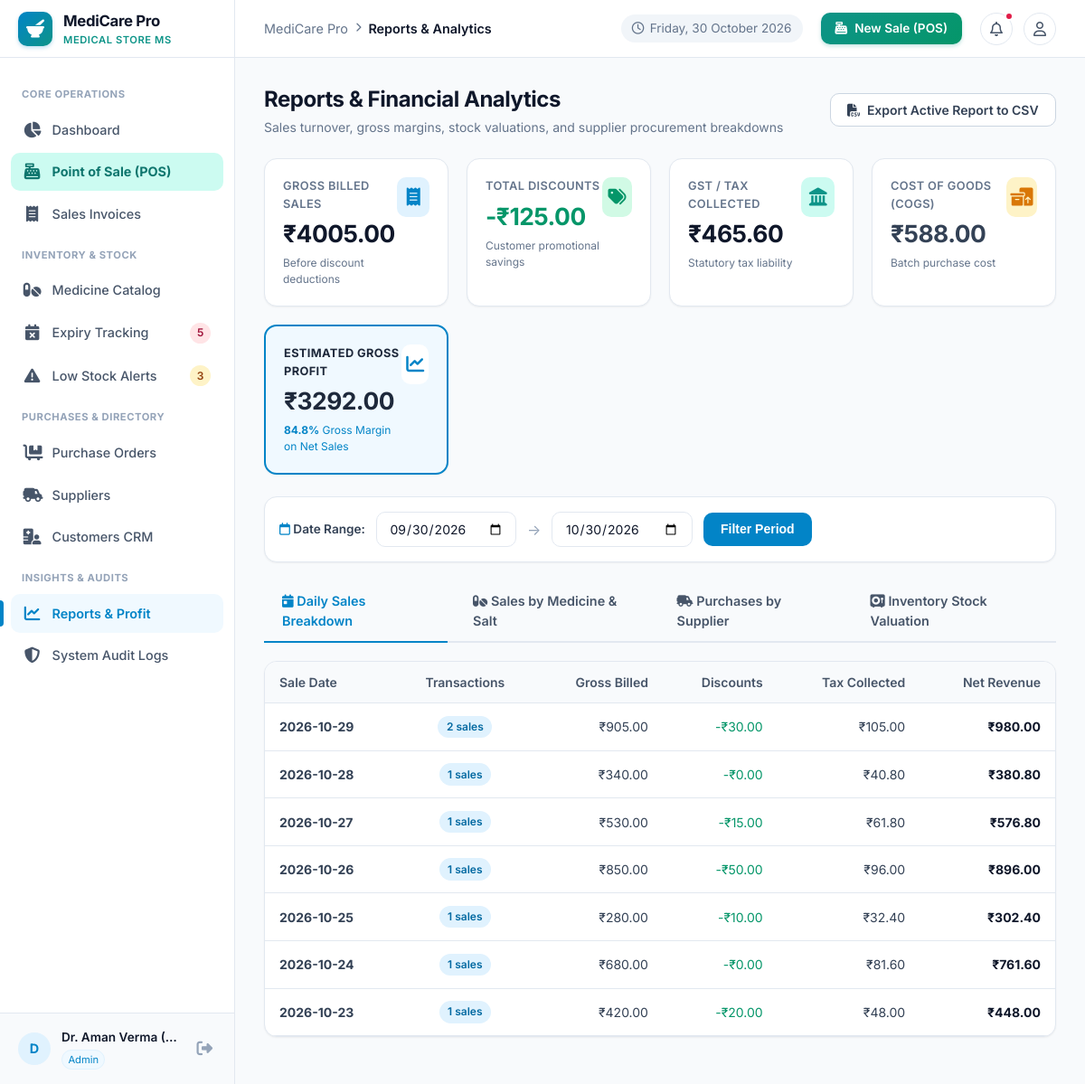
/reports/ (signed in), run on the app's committed database.
### tables this page shows
CREATE TABLE sales (
    id INTEGER PRIMARY KEY AUTOINCREMENT,
    invoice_number TEXT UNIQUE NOT NULL,
    customer_id INTEGER REFERENCES customers(id),
    customer_name TEXT,
    customer_phone TEXT,
    sale_date DATE NOT NULL,
    subtotal REAL NOT NULL DEFAULT 0.0,
    discount REAL NOT NULL DEFAULT 0.0,
    tax REAL NOT NULL DEFAULT 0.0,
    grand_total REAL NOT NULL DEFAULT 0.0,
    payment_method TEXT NOT NULL CHECK(payment_method IN ('Cash', 'UPI', 'Card')) DEFAULT 'Cash',
    amount_paid REAL NOT NULL DEFAULT 0.0,
    change_due REAL NOT NULL DEFAULT 0.0,
    notes TEXT,
    created_by INTEGER REFERENCES users(id),
    created_at TIMESTAMP DEFAULT CURRENT_TIMESTAMP
);

### routes/reports.py (the view, shortened to what this page needs)
@reports_bp.route('/')
@login_required
def index():
    report_type = request.args.get('type', 'sales') # 'sales', 'medicines', 'purchases', 'valuation', 'profit'
    date_from = request.args.get('date_from', (date.today() - timedelta(days=30)).isoformat())
    date_to = request.args.get('date_to', date.today().isoformat())
    sales_kpi = query_db(
        """SELECT COUNT(id) as total_tx,
                  COALESCE(SUM(subtotal), 0.0) as gross_sales,
                  COALESCE(SUM(discount), 0.0) as total_discount,
                  COALESCE(SUM(tax), 0.0) as total_tax,
                  COALESCE(SUM(grand_total), 0.0) as net_sales
           FROM sales
           WHERE sale_date >= ? AND sale_date <= ?""",
        (date_from, date_to), one=True
    )
    cogs_res = query_db(
        """SELECT COALESCE(SUM(si.quantity * mb.purchase_price), 0.0) as cogs
           FROM sale_items si
           JOIN sales s ON si.sale_id = s.id
           JOIN medicine_batches mb ON si.batch_id = mb.id
           WHERE s.sale_date >= ? AND s.sale_date <= ?""",
        (date_from, date_to), one=True
    )
    cogs = cogs_res['cogs'] if cogs_res else 0.0
    gross_sales = sales_kpi['gross_sales']
    discounts = sales_kpi['total_discount']
    taxes = sales_kpi['total_tax']
    net_revenue_before_tax = max(0.0, gross_sales - discounts)
    estimated_gross_profit = net_revenue_before_tax - cogs
    gross_margin_pct = (estimated_gross_profit / net_revenue_before_tax * 100) if net_revenue_before_tax > 0 else 0.0
    kpi = {
        'total_tx': sales_kpi['total_tx'],
        'gross_sales': round(gross_sales, 2),
        'total_discount': round(discounts, 2),
        'total_tax': round(taxes, 2),
        'net_sales': round(sales_kpi['net_sales'], 2),
        'cogs': round(cogs, 2),
        'estimated_gross_profit': round(estimated_gross_profit, 2),
        'gross_margin_pct': round(gross_margin_pct, 1)
    }
    report_data = []
    if report_type == 'sales':
        report_data = query_db(
            """SELECT sale_date,
                      COUNT(id) as tx_count,
                      SUM(subtotal) as day_gross,
                      SUM(discount) as day_discount,
                      SUM(tax) as day_tax,
                      SUM(grand_total) as day_net
               FROM sales
               WHERE sale_date >= ? AND sale_date <= ?
               GROUP BY sale_date
               ORDER BY sale_date DESC""",
            (date_from, date_to)
        )
    stock_totals = query_db(
        """SELECT COALESCE(SUM(quantity), 0) as total_items,
                  COALESCE(SUM(quantity * purchase_price), 0.0) as total_cost_valuation,
                  COALESCE(SUM(quantity * selling_price), 0.0) as total_retail_valuation
           FROM medicine_batches WHERE quantity > 0""",
        one=True
    )
    return render_template(
        'reports/index.html',
        report_type=report_type,
        date_from=date_from,
        date_to=date_to,
        kpi=kpi,
        report_data=report_data,
        stock_totals=stock_totals
    )

### database.py (called while the page is built)
def get_db():
    try:
        if 'db' not in g or g.db is None:
            db_path = current_app.config.get('DATABASE_PATH', Config.DATABASE_PATH)
            g.db = sqlite3.connect(db_path)
            g.db.row_factory = sqlite3.Row
            g.db.execute("PRAGMA foreign_keys = ON;")
        return g.db
    except (RuntimeError, AttributeError):
        conn = sqlite3.connect(Config.DATABASE_PATH)
        conn.row_factory = sqlite3.Row
        conn.execute("PRAGMA foreign_keys = ON;")
        return conn

def query_db(query, args=(), one=False):
    db = get_db()
    cur = db.execute(query, args)
    rv = cur.fetchall()
    cur.close()
    return (rv[0] if rv else None) if one else rv

### routes/auth.py (called while the page is built)
def login_required(view):
    @wraps(view)
    def wrapped_view(**kwargs):
        if 'user_id' not in session:
            flash("Please sign in to access this page.", "warning")
            return redirect(url_for('auth.login', next=request.path))
        return view(**kwargs)
    return wrapped_view

### templates/reports/index.html (shortened to what this page needs)
{% extends 'base.html' %}
{% block breadcrumb %}Reports &amp; Analytics{% endblock %}
{% block content %}
<div class="page-header">
  <div class="page-title-box">
    <h1>Reports &amp; Financial Analytics</h1>
    <p class="page-subtitle">Sales turnover, gross margins, stock valuations, and supplier procurement breakdowns</p>
  </div>
  <div class="page-actions">
    <a href="{{ url_for('reports.export_csv', type=report_type, date_from=date_from, date_to=date_to) }}" class="btn btn-secondary">
      <i class="fa-solid fa-file-csv"></i>
      <span>Export Active Report to CSV</span>
    </a>
  </div>
</div>
<div class="stat-grid" style="grid-template-columns: repeat(auto-fit, minmax(200px, 1fr));">
  <div class="stat-card">
    <div class="stat-info">
      <span class="stat-label">Gross Billed Sales</span>
      <span class="stat-value">₹{{ "%.2f"|format(kpi.gross_sales) }}</span>
      <span class="stat-subtext">Before discount deductions</span>
    </div>
    <div class="stat-icon blue">
      <i class="fa-solid fa-receipt"></i>
    </div>
  </div>
  <div class="stat-card">
    <div class="stat-info">
      <span class="stat-label">Total Discounts</span>
      <span class="stat-value" style="color: var(--emerald);">-₹{{ "%.2f"|format(kpi.total_discount) }}</span>
      <span class="stat-subtext">Customer promotional savings</span>
    </div>
    <div class="stat-icon emerald">
      <i class="fa-solid fa-tags"></i>
    </div>
  </div>
  <div class="stat-card">
    <div class="stat-info">
      <span class="stat-label">GST / Tax Collected</span>
      <span class="stat-value">₹{{ "%.2f"|format(kpi.total_tax) }}</span>
      <span class="stat-subtext">Statutory tax liability</span>
    </div>
    <div class="stat-icon teal">
      <i class="fa-solid fa-landmark"></i>
    </div>
  </div>
  <div class="stat-card">
    <div class="stat-info">
      <span class="stat-label">Cost of Goods (COGS)</span>
      <span class="stat-value" style="color: var(--slate-700);">₹{{ "%.2f"|format(kpi.cogs) }}</span>
      <span class="stat-subtext">Batch purchase cost</span>
    </div>
    <div class="stat-icon amber">
      <i class="fa-solid fa-boxes-packing"></i>
    </div>
  </div>
  <div class="stat-card" style="border: 2px solid var(--primary); background: var(--primary-subtle);">
    <div class="stat-info">
      <span class="stat-label" style="color: var(--primary-dark); font-weight: 700;">Estimated Gross Profit</span>
      <span class="stat-value" style="color: var(--primary-dark);">₹{{ "%.2f"|format(kpi.estimated_gross_profit) }}</span>
      <span class="stat-subtext" style="color: var(--primary);">
        <strong>{{ kpi.gross_margin_pct }}%</strong> Gross Margin on Net Sales
      </span>
    </div>
    <div class="stat-icon blue" style="background: #ffffff;">
      <i class="fa-solid fa-chart-line"></i>
    </div>
  </div>
</div>
<div class="card" style="margin-bottom: 1.25rem;">
  <div class="card-body" style="padding: 1rem;">
    <form method="GET" action="{{ url_for('reports.index') }}" style="display: flex; gap: 0.75rem; align-items: center; flex-wrap: wrap;">
      <div style="font-weight: 600; font-size: 0.85rem; color: var(--slate-700);">
        <i class="fa-regular fa-calendar" style="color: var(--primary);"></i> Date Range:
      </div>
      <div>
        <input type="date" name="date_from" class="form-control" value="{{ date_from }}">
      </div>
      <div style="color: var(--slate-400);">&rarr;</div>
      <div>
        <input type="date" name="date_to" class="form-control" value="{{ date_to }}">
      </div>
      <button type="submit" class="btn btn-primary">Filter Period</button>
    </form>
  </div>
</div>
<div style="display: flex; gap: 0.5rem; border-bottom: 2px solid var(--border-color); margin-bottom: 1.25rem;">
  <a href="{{ url_for('reports.index', type='sales', date_from=date_from, date_to=date_to) }}"
     style="padding: 0.75rem 1.25rem; font-weight: 600; font-size: 0.9rem; border-bottom: 2px solid {% if report_type == 'sales' %}var(--primary){% else %}transparent{% endif %}; color: {% if report_type == 'sales' %}var(--primary){% else %}var(--slate-600){% endif %}; margin-bottom: -2px;">
    <i class="fa-solid fa-calendar-day"></i> Daily Sales Breakdown
  </a>
  <a href="{{ url_for('reports.index', type='medicines', date_from=date_from, date_to=date_to) }}"
     style="padding: 0.75rem 1.25rem; font-weight: 600; font-size: 0.9rem; border-bottom: 2px solid {% if report_type == 'medicines' %}var(--primary){% else %}transparent{% endif %}; color: {% if report_type == 'medicines' %}var(--primary){% else %}var(--slate-600){% endif %}; margin-bottom: -2px;">
    <i class="fa-solid fa-pills"></i> Sales by Medicine &amp; Salt
  </a>
  <a href="{{ url_for('reports.index', type='purchases', date_from=date_from, date_to=date_to) }}"
     style="padding: 0.75rem 1.25rem; font-weight: 600; font-size: 0.9rem; border-bottom: 2px solid {% if report_type == 'purchases' %}var(--primary){% else %}transparent{% endif %}; color: {% if report_type == 'purchases' %}var(--primary){% else %}var(--slate-600){% endif %}; margin-bottom: -2px;">
    <i class="fa-solid fa-truck-field"></i> Purchases by Supplier
  </a>
  <a href="{{ url_for('reports.index', type='valuation', date_from=date_from, date_to=date_to) }}"
     style="padding: 0.75rem 1.25rem; font-weight: 600; font-size: 0.9rem; border-bottom: 2px solid {% if report_type == 'valuation' %}var(--primary){% else %}transparent{% endif %}; color: {% if report_type == 'valuation' %}var(--primary){% else %}var(--slate-600){% endif %}; margin-bottom: -2px;">
    <i class="fa-solid fa-vault"></i> Inventory Stock Valuation
  </a>
</div>
<div class="card">
  <div class="table-responsive">
    {% if report_type == 'sales' %}
    <table class="data-table">
      <thead>
        <tr>
          <th>Sale Date</th>
          <th style="text-align: center;">Transactions</th>
          <th style="text-align: right;">Gross Billed</th>
          <th style="text-align: right;">Discounts</th>
          <th style="text-align: right;">Tax Collected</th>
          <th style="text-align: right;">Net Revenue</th>
        </tr>
      </thead>
      <tbody>
        {% if report_data %}
          {% for r in report_data %}
          <tr>
            <td><strong>{{ r.sale_date }}</strong></td>
            <td style="text-align: center;"><span class="badge badge-info">{{ r.tx_count }} sales</span></td>
            <td style="text-align: right;">₹{{ "%.2f"|format(r.day_gross) }}</td>
            <td style="text-align: right; color: var(--emerald);">-₹{{ "%.2f"|format(r.day_discount) }}</td>
            <td style="text-align: right;">₹{{ "%.2f"|format(r.day_tax) }}</td>
            <td style="text-align: right; font-weight: 700; color: var(--slate-900);">
              ₹{{ "%.2f"|format(r.day_net) }}
            </td>
          </tr>
          {% endfor %}
        {% else %}
          <tr>
            <td colspan="6" style="text-align: center; color: var(--slate-500); padding: 2rem;">No transactions recorded in this date range.</td>
          </tr>
        {% endif %}
      </tbody>
    </table>
    {% endif %}
  </div>
</div>
{% endblock %}

### data on the page
sales: sale_date "2026-10-28", tx_count "1", day_gross "340.00", day_discount "0.00", day_tax "40.80", day_net "380.80"
sales: sale_date "2026-10-27", tx_count "1", day_gross "530.00", day_discount "15.00", day_tax "61.80", day_net "576.80"
sales: sale_date "2026-10-26", tx_count "1", day_gross "850.00", day_discount "50.00", day_tax "96.00", day_net "896.00"
sales: sale_date "2026-10-25", tx_count "1", day_gross "280.00", day_discount "10.00", day_tax "32.40", day_net "302.40"
sales: sale_date "2026-10-23", tx_count "1", day_gross "420.00", day_discount "20.00", day_tax "48.00", day_net "448.00"

### other printed values
{{ nav_urgent_expiry_count }} "5"
{{ nav_low_stock_count }} "3"
{{ user.name[:1] if user.name else 'U' }} "D"
{{ user.name }} "Dr. Aman Verma (…"
{{ user.role }} "Admin"
{{ "%.2f"|format(kpi.gross_sales) }} "4005.00"
{{ "%.2f"|format(kpi.total_discount) }} "125.00"
{{ "%.2f"|format(kpi.total_tax) }} "465.60"
{{ "%.2f"|format(kpi.cogs) }} "588.00"
{{ "%.2f"|format(kpi.estimated_gross_profit) }} "3292.00"
{{ kpi.gross_margin_pct }} "84.8"
{{ r.sale_date }} "2026-10-29" "2026-10-24"
{{ r.tx_count }} "2" "1"
{{ "%.2f"|format(r.day_gross) }} "905.00" "680.00"
{{ "%.2f"|format(r.day_discount) }} "30.00" "0.00"
